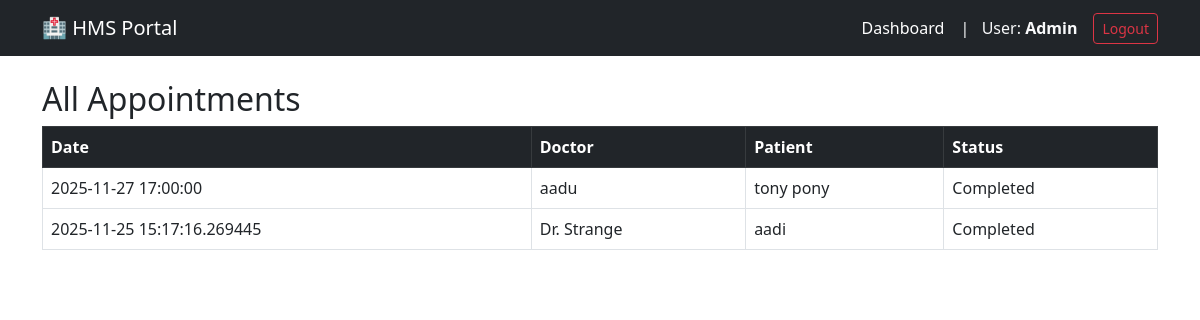
The page /admin/appointments (signed in) on the database its author committed.
### hms_app/models.py (models this page shows, shortened)
class Appointment(db.Model):
    id = db.Column(db.Integer, primary_key=True)
    patient_id = db.Column(db.Integer, db.ForeignKey('patient.id'), nullable=False)
    doctor_id = db.Column(db.Integer, db.ForeignKey('doctor.id'), nullable=False)
    appointment_time = db.Column(db.DateTime, nullable=False, default=datetime.utcnow)
    status = db.Column(db.String(20), default='Booked') # Booked, Completed, Cancelled
    treatment = db.relationship('Treatment', backref='appointment', uselist=False, lazy=True)

class Doctor(UserMixin, db.Model):
    id = db.Column(db.Integer, primary_key=True)
    name = db.Column(db.String(100), nullable=False)
    email = db.Column(db.String(120), unique=True, nullable=False)
    password_hash = db.Column(db.String(128))
    department_id = db.Column(db.Integer, db.ForeignKey('department.id'), nullable=False)
    appointments = db.relationship('Appointment', backref='doctor', lazy=True)

class Patient(UserMixin, db.Model):
    id = db.Column(db.Integer, primary_key=True)
    name = db.Column(db.String(100), nullable=False)
    email = db.Column(db.String(120), unique=True, nullable=False)
    password_hash = db.Column(db.String(128))
    appointments = db.relationship('Appointment', backref='patient', lazy=True)

### hms_app/admin/routes.py (the view)
@admin.route('/appointments')
@login_required
@admin_required
def manage_appointments():
    appointments = Appointment.query.order_by(Appointment.appointment_time.desc()).all()
    return render_template('admin/manage_appointments.html', appointments=appointments)

### hms_app/models.py (called while the page is built)
@login_manager.user_loader
def load_user(user_id):
    role = session.get('role')
    if role == 'admin':
        return Admin.query.get(int(user_id))
    elif role == 'doctor':
        return Doctor.query.get(int(user_id))
    elif role == 'patient':
        return Patient.query.get(int(user_id))
    admin = Admin.query.get(int(user_id))
    if admin: return admin
    doctor = Doctor.query.get(int(user_id))
    if doctor: return doctor
    return Patient.query.get(int(user_id))

    @property
    def role(self): return "admin"

### hms_app/templates/admin/manage_appointments.html
{% extends "base.html" %}
{% block content %}
<h2>All Appointments</h2>
<table class="table table-bordered">
    <thead class="table-dark">
        <tr><th>Date</th><th>Doctor</th><th>Patient</th><th>Status</th></tr>
    </thead>
    <tbody>
        {% for app in appointments %}
        <tr>
            <td>{{ app.appointment_time }}</td>
            <td>{{ app.doctor.name }}</td>
            <td>{{ app.patient.name }}</td>
            <td>{{ app.status }}</td>
        </tr>
        {% else %}
        <tr><td colspan="4">No appointments found.</td></tr>
        {% endfor %}
    </tbody>
</table>
{% endblock %}

### rows shown on the page
Appointment: appointment_time "2025-11-27 17:00:00", doctor.name "aadu", patient.name "tony pony", status "Completed"
Appointment: appointment_time "2025-11-25 15:17:16.269445", doctor.name "Dr. Strange", patient.name "aadi", status "Completed"

### other values the page prints
{{ current_user.role|capitalize }} "Admin"
